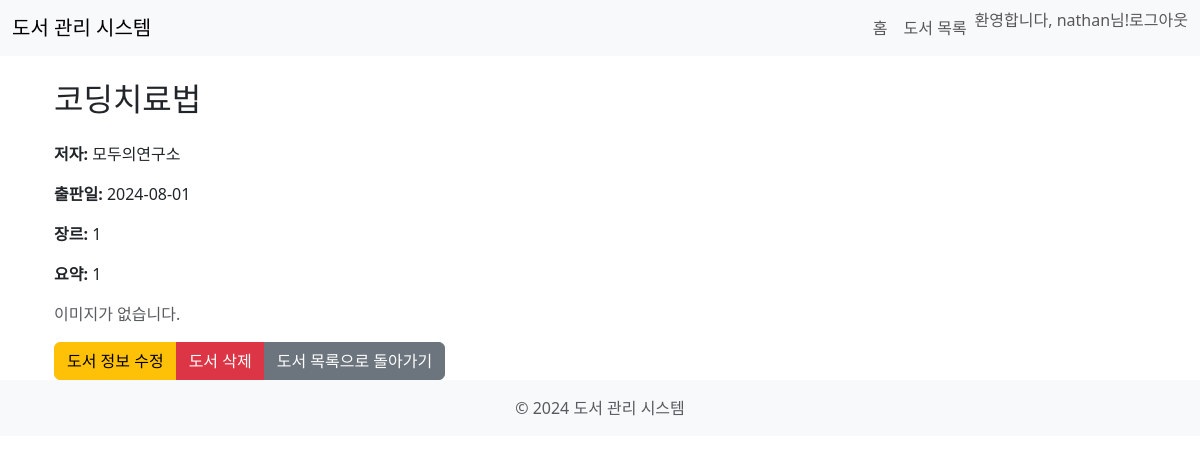
Screenshot of /books/6/ (signed in) with the database file from the repository.
### books/models.py (models this page shows, shortened)
class Book(models.Model):
    title = models.CharField(max_length=200, verbose_name='제목')
    author = models.CharField(max_length=100, verbose_name='저자')
    publication_date = models.DateField(verbose_name='출판일')
    genre = models.CharField(max_length=100, verbose_name='장르')
    summary = models.TextField(verbose_name='요약')
    image = models.ImageField(upload_to='book_images/', blank=True, null=True)  # 이미지 필드 추가
    class Meta:
        verbose_name = '도서'
        verbose_name_plural = '도서들'

### books/views.py (the view)
# urls.py: path('<int:pk>/', BookDetailView.as_view(), name='book_detail'),
class BookDetailView(DetailView):
    model = Book # 이 뷰에서 사용할 모델
    template_name = 'books/book_detail.html' # 랜더링할 템플릿 파일
    context_object_name = 'book' # 컨텍스트 객체 이름! 기본적으로 object를 사용함 book 변경

### templates/books/book_detail.html (shortened to what this page needs)
{% extends 'base.html' %}
{% block content %}
    <div class="container mt-4">
        <h2 class="mb-4">{{ book.title }}</h2>
        <p><strong>저자:</strong> {{ book.author }}</p>
        <p><strong>출판일:</strong> {{ book.publication_date|date:"Y-m-d" }}</p>
        <p><strong>장르:</strong> {{ book.genre }}</p>
        <p><strong>요약:</strong> {{ book.summary }}</p>
        {% if book.image %}
            <img src="{{ book.image.url }}" alt="{{ book.title }} 이미지" class="img-fluid rounded mt-3 mb-4">
        {% else %}
            <p class="text-muted">이미지가 없습니다.</p>
        {% endif %}
        <div class="btn-group" role="group">
            <a href="{% url 'books:book_update' book.pk %}" class="btn btn-warning">도서 정보 수정</a>
            <a href="{% url 'books:book_delete' book.pk %}" class="btn btn-danger">도서 삭제</a>
            <a href="{% url 'books:book_list' %}" class="btn btn-secondary">도서 목록으로 돌아가기</a>
        </div>
    </div>
{% endblock %}

### templates/base.html (shortened to what this page needs)
<!DOCTYPE html>
<html lang="ko">
<head>
    <link href="https://cdn.jsdelivr.net/npm/bootstrap@5.3.0/dist/css/bootstrap.min.css" rel="stylesheet">
</head>
<body>
    <nav class="navbar navbar-expand-lg navbar-light bg-light">
        <div class="container-fluid">
            <a class="navbar-brand" href="{% url 'main' %}">도서 관리 시스템</a>
            <div class="collapse navbar-collapse" id="navbarNav">
                <ul class="navbar-nav ms-auto">
                    <li class="nav-item">
                        <a class="nav-link" href="{% url 'main' %}">홈</a>
                    </li>
                    <li class="nav-item">
                        <a class="nav-link" href="{% url 'books:book_list' %}">도서 목록</a>
                    </li>
                    {% if user.is_authenticated %}
                        <li class="nav-item">
                            <span class="navbar-text">환영합니다, {{ user.username }}님!</span>
                        </li>
                        <li class="nav-item">
                            <form id="logout-form" action="{% url 'logout' %}" method="post" class="d-inline">
                                <button type="submit" class="btn btn-link nav-link" style="padding: 0;">로그아웃</button>
                            </form>
                        </li>
                    {% endif %}
                </ul>
            </div>
        </div>
    </nav>
    <main class="container mt-4">
        {% block content %}{% endblock %}
    </main>
    <footer class="bg-light text-center py-3 mt-auto">
        <div class="container">
            <span class="text-muted">&copy; 2024 도서 관리 시스템</span>
        </div>
    </footer>
</body>
</html>

### rows the page displays
Book: title "코딩치료법", author "모두의연구소", publication_date "2024-08-01", genre "1", summary "1"

### other values shown
{{ user.username }} "nathan"
